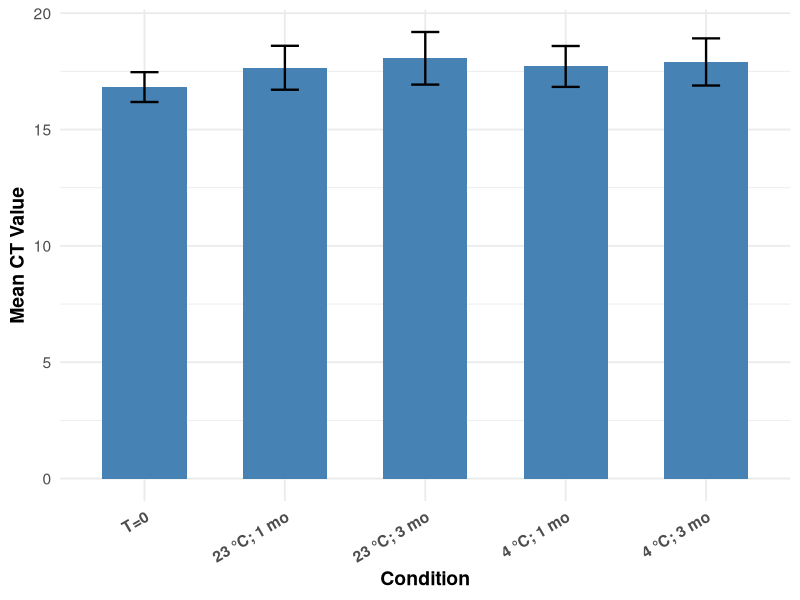

The R source for this figure:
library(ggplot2)
library(dplyr)

# Create the data
df <- data.frame(
  Timepoint = c("T=0", "23 °C; 1 mo", "23 °C; 3 mo", "4 °C; 1 mo", "4 °C; 3 mo"),
  Mean_CT = c(16.82333333, 17.65333333, 18.06, 17.71, 17.90333333),
  SE = c(0.641517299, 0.943774926, 1.130058996, 0.878806008, 1.013481349)
)

# Set factor levels for custom x-axis order
df$Timepoint <- factor(df$Timepoint, levels = df$Timepoint)

# Plot
ggplot(df, aes(x = Timepoint, y = Mean_CT)) +
  geom_col(fill = "steelblue", width = 0.6) +
  geom_errorbar(aes(ymin = Mean_CT - SE, ymax = Mean_CT + SE), width = 0.2, linewidth = 0.8) +
  labs(x = "Condition", y = "Mean CT Value") +
  theme_minimal(base_size = 14) +
  theme(
    axis.text.x = element_text(angle = 30, hjust = 1, face = "bold"),
    axis.title = element_text(face = "bold")
  )
